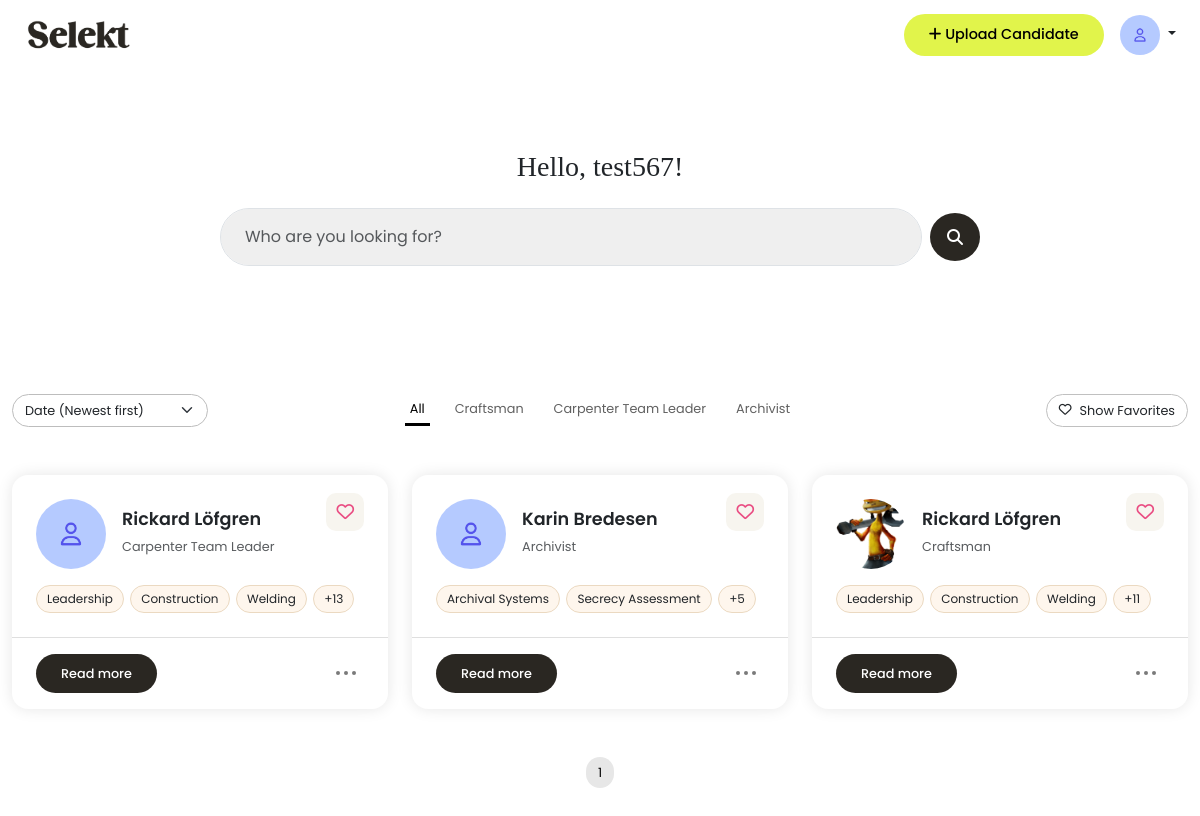
The page /dashboard/ (signed in) on the database its author committed.
### candidates/models.py (models this page shows, shortened)
class Candidate(models.Model):
    user = models.ForeignKey(User, on_delete=models.CASCADE)
    name = models.CharField(max_length=100)
    email = models.EmailField()
    phone_number = models.CharField(max_length=20, blank=True)
    job_title = models.CharField(max_length=100, blank=True)
    profile_summary = models.TextField(blank=True)
    work_experience = models.TextField(blank=True)
    education = models.TextField(blank=True)
    location = models.CharField(max_length=100, blank=True)
    links = models.CharField(max_length=255, blank=True, help_text="e.g. LinkedIn, GitHub URLs")
    profile_image = models.ImageField(upload_to='profile_images/', blank=True, null=True)
    other = models.TextField(blank=True)
    notes = models.TextField(blank=True)
    top_skills = models.CharField(
        blank=True,
        help_text="Write top skills separated by commas (e.g. Communication, Leadership, SQL)"
    )
    uploaded_at = models.DateTimeField(auto_now_add=True)

### candidates/views.py (the view)
# urls.py: path('dashboard/', candidate_views.dashboard, name='dashboard'),
@login_required
def dashboard(request):
    query = request.GET.get('q', '')
    sort = request.GET.get('sort', '')
    filter_title = request.GET.get('title', '')
    show_favorites = request.GET.get('favorites') == 'on'
    candidates = Candidate.objects.filter(user=request.user)
    candidates = filter_candidates(candidates, query)
    if filter_title:
        candidates = candidates.filter(job_title__iexact=filter_title)
    if show_favorites:
        favorite_candidates = Favorite.objects.filter(user=request.user).values_list('candidate_id', flat=True)
        candidates = candidates.filter(id__in=favorite_candidates)
    if sort == 'name':
        candidates = candidates.order_by('name')
    else:
        candidates = candidates.order_by('-uploaded_at')
    job_titles = (
        Candidate.objects
        .filter(user=request.user)
        .exclude(job_title__isnull=True)
        .exclude(job_title__exact='')
        .values('job_title')
        .annotate(count=Count('job_title'))
        .order_by('-count')[:4]
    )
    paginator = Paginator(candidates, 12)
    page_number = request.GET.get('page')
    candidates = paginator.get_page(page_number)
    for candidate in candidates:
        candidate.skill_list = [skill.strip() for skill in candidate.top_skills.split(',')]
        candidate.is_favorite = Favorite.objects.filter(user=request.user, candidate=candidate).exists()
    show_welcome_popup = False
    if hasattr(request.user, 'profile') and request.user.profile.is_first_login:
        show_welcome_popup = True
    context = {
        'candidates': candidates,
        'job_titles': job_titles,
        'active_title': filter_title,
        'show_favorites': show_favorites,
        'show_welcome_popup': show_welcome_popup,
    }
    return render(request, 'dashboard.html', context)

### candidates/context_processors.py (called while the page is built)
def profile_picture(request):
    if request.user.is_authenticated:
        try:
            profile = request.user.profile
        except Profile.DoesNotExist:
            profile = None
    else:
        profile = None
    return {'profile': profile}

### candidates/views.py (called while the page is built, shortened)
def filter_candidates(queryset, query):
    return queryset

### templates/dashboard.html (shortened to what this page needs)
{% extends "base.html" %}
{% load static %}
{% block content %}
<div class="container hero">
  <h3>Hello, {{ user.username }}!</h3>
  <form method="get" class="d-flex align-items-center gap-2 w-100 candidate-search position-relative mt-4">
    <input type="text" class="form-control px-4 py-3 border-1 shadow-none" name="q" id="searchInput"
      placeholder="Who are you looking for?" value="{{ request.GET.q }}">
    <button class="btn button-base scn-button d-flex justify-content-center align-items-center rounded-circle"
      type="submit">
      <i class="fas fa-search"></i>
    </button>
  </form>
</div>
<div class="container py-5">
  <div class="pb-4 mb-4">
    <div class="d-flex flex-wrap align-items-center text-center text-md-start flex-md-row flex-column-reverse">
    <div class="col-12 col-md-2 mb-2 mb-md-0 tab-sorting">
      <form id="sortForm" class="sort-form w-100">
        <select name="sort" id="sortSelect" class="form-select">
          <option value="" {% if not request.GET.sort %}selected{% endif %}>Date (Newest first)</option>
        </select>
      </form>
    </div>
      <div class="col-12 col-md-8 mb-2 mb-md-0 tab-tabs">
        <ul class="nav justify-content-center flex-wrap job-title-tabs">
          <li class="nav-item">
            <a class="nav-link {% if not active_title %}active{% endif %}" href="{% url 'dashboard' %}">All</a>
          </li>
          {% for title in job_titles %}
          <li class="nav-item">
            <a class="nav-link {% if active_title == title.job_title %}active{% endif %}"
              href="?title={{ title.job_title|urlencode }}">
              {{ title.job_title }}
            </a>
          </li>
          {% endfor %}
        </ul>
      </div>
      <div class="tab-fav col-12 col-md-2 mb-2 mb-md-0 d-flex justify-content-md-end">
        <button id="favoritesToggle" type="button"
          class="btn btn-outline-dark d-flex align-items-center justify-content-center gap-2 favorites-toggle mx-md-0 mx-auto">
        </button>
      </div>
    </div>
  </div>
  {% if candidates %}
  <div class="d-flex flex-wrap justify-content-center gap-4">
    {% for candidate in candidates %}
    <div class="candidate-card-wrapper">
      <div class="candidate-card bg-white position-relative">
        <div class="position-absolute top-0 end-0 p-4">
          <span class="heart-icon" onclick="toggleFavorite({{ candidate.id }}, this)">
            <i id="heart-card-{{ candidate.id }}" class="fa{% if candidate.is_favorite %}-solid{% else %}-regular{% endif %} fa-heart"></i>
          </span>
        </div>
        <div class="px-4 pt-4 pb-2">
          <div class="d-flex align-items-center gap-3 mb-3">
            {% if candidate.profile_image %}
            <img src="{{ candidate.profile_image.url }}" alt="Profile Image" />
            {% else %}
            <img src="{% static 'media/images/user-pic.png' %}" alt="Profile Image" />
            {% endif %}
            <div>
              <h4 class="mb-1">{{ candidate.name }}</h4>
              <small class="text-muted">{{ candidate.job_title|default:'Candidate' }}</small>
            </div>
          </div>
          <div class="skill-container">
            {% with candidate.skill_list as skills %}
            {% for skill in skills %}
            <span class="skill-badge">{{ skill }}</span>
            {% endfor %}
            <span class="skill-badge skill-badge-extra" style="display: none;"></span>
            {% endwith %}
          </div>
        </div>
        <hr>
        <div class="d-flex justify-content-between align-items-center px-4 pb-3">
          <a href="#" onclick="openCandidateModal({{ candidate.id|escapejs }})"
            class="btn button-base scn-button read-btn">Read more</a>
          <div class="dot-menu position-relative p-2 rounded" style="cursor: pointer;">
            <div class="d-flex flex-row justify-content-center align-items-center">
              <span class="dot"></span>
              <span class="dot mx-1"></span>
              <span class="dot"></span>
            </div>
          </div>
        </div>
      </div>
    </div>
    {% endfor %}
  </div>
    <div class="d-flex justify-content-center mt-5">
      <nav>
        <ul class="pagination">
          {% for num in candidates.paginator.page_range %}
            {% if num == 1 or num == candidates.paginator.num_pages or num >= candidates.number|add:"-2" and num <= candidates.number|add:"2" %}
              {% if num == candidates.number %}
                <li class="page-item active">
                  <span class="page-link">{{ num }}</span>
                </li>
              {% else %}
                <li class="page-item">
                  <a class="page-link" href="?{% if request.GET %}{{ request.GET.urlencode }}&{% endif %}page={{ num }}">{{ num }}</a>
                </li>
              {% endif %}
            {% elif num == 2 and candidates.number|add:"-2" > 2 %}
              <li class="page-item disabled"><span class="page-link">...</span></li>
            {% elif num == candidates.paginator.num_pages|add:"-1" and candidates.number|add:"2" < candidates.paginator.num_pages|add:"-1" %}
              <li class="page-item disabled"><span class="page-link">...</span></li>
            {% endif %}
          {% endfor %}
        </ul>
      </nav>
    </div>
  {% endif %}
</div>
{% endblock %}

### static/css/style.css (style rules this page uses)
body, .index-body, .auth-body { font-family: 'Poppins', sans-serif; }
.container { max-width: 1200px; margin: auto; }
h1, h2, h3, h5 { font-family: 'Libre Baskerville', serif; font-weight: 200; }
h4 { font-size: 1.1rem; font-weight: 600; }
.section-text, .text-muted { font-size: 0.9rem; }
.text-muted { color: grey; }
.button-base { border-radius: 100px; padding: 10px 25px; font-weight: 500; display: inline-block; text-decoration: none; border: none; font-family: 'Poppins', sans-serif; }
.scn-button { background-color: #2A2722; color: white; }
.hero { padding: 80px 20px; text-align: center; max-width: 800px; }
.candidate-card-wrapper { flex: 1 1 360px; max-width: 100%; min-width: 360px; }
.candidate-card { min-width: 100%; border-radius: 16px; box-shadow: 0 0 15px rgba(0, 0, 0, 0.1); transition: 0.3s ease; }
.read-btn { font-size: 0.8rem; font-weight: 500; }
.candidate-card .text-muted { font-size: 0.8rem; }
.candidate-card hr, .candidate-modal-information hr { color: grey; }
.candidate-card img { width: 70px; height: 70px; border-radius: 50%; object-fit: cover; }
.skill-container, .skill-container-modal { display: flex; gap: 0.4rem; align-items: center; max-width: 100%; }
.skill-container { flex-wrap: nowrap; overflow: hidden; }
.skill-badge, .skill-badge-extra, .skill-badge-modal { background-color: #fef6ed; padding: 4px 10px; border-radius: 20px; border: 1px solid #EBD9C1; white-space: nowrap; }
.skill-badge, .skill-badge-extra { font-size: 0.75rem; flex-shrink: 0; }
.heart-icon { font-size: 1.1rem; color: #E94C82; background: #f7f5ef; padding: 7px 10px; border-radius: 10px; }
.dot-menu { display: flex; gap: 4px; cursor: pointer; }
.dot { width: 4px; height: 4px; background-color: #7a7a7a; border-radius: 50%; }
.candidate-search input { background-color: #EFEFEF; border-radius: 100px; }
.candidate-search .btn { height: 48px; width: 48px; }
.sort-form select { border-radius: 100px; font-size: 0.8rem; border-color: rgb(189, 189, 189); }
.favorites-toggle { border-radius: 100px; font-size: 0.8rem; border-color: rgb(192, 192, 192); }
.nav-link { color: #5f5f5f; }
.nav-link.active { border-bottom: 3px solid black; color: black; }
.nav-link { padding: 5px; font-size: 0.8rem; margin-left: 10px; margin-right: 10px; color: rgb(97, 97, 97); }
.page-item .page-link { color: #333; border: 0px; font-size: 0.8rem; }
.page-item.active .page-link { background-color: #e7e7e7; color: #000; border: 0px; border-radius: 100px; }

### rows shown on the page
Candidate: name "Rickard Löfgren", job_title "Carpenter Team Leader", skills "Leadership" "Construction" "Welding"
Candidate: name "Karin Bredesen", job_title "Archivist", skills "Archival Systems" "Secrecy Assessment"
Candidate: profile_image (picture), name "Rickard Löfgren", job_title "Craftsman", skills "Leadership" "Construction" "Welding"

### other values the page prints
{{ user.username }} "test567"
{{ title.job_title }} "Craftsman" "Carpenter Team Leader" "Archivist"
{{ num }} "1"
